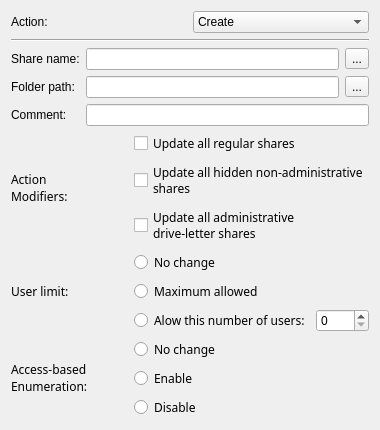
<?xml version="1.0" encoding="UTF-8"?>
<ui version="4.0">
 <class>ShareWidget</class>
 <widget class="QWidget" name="ShareWidget">
  <property name="geometry">
   <rect>
    <x>0</x>
    <y>0</y>
    <width>380</width>
    <height>421</height>
   </rect>
  </property>
  <property name="windowTitle">
   <string>Form</string>
  </property>
  <layout class="QGridLayout" name="gridLayout">
   <item row="0" column="0" colspan="2">
    <layout class="QHBoxLayout" name="actionLayout">
     <item>
      <widget class="QLabel" name="actionLabel">
       <property name="text">
        <string>Action:</string>
       </property>
       <property name="buddy">
        <cstring>actionComboBox</cstring>
       </property>
      </widget>
     </item>
     <item>
      <widget class="QComboBox" name="actionComboBox">
       <property name="currentText">
        <string>Create</string>
       </property>
       <item>
        <property name="text">
         <string>Create</string>
        </property>
       </item>
       <item>
        <property name="text">
         <string>Update</string>
        </property>
       </item>
       <item>
        <property name="text">
         <string>Delete</string>
        </property>
       </item>
      </widget>
     </item>
    </layout>
   </item>
   <item row="1" column="0" colspan="2">
    <widget class="Line" name="line">
     <property name="font">
      <font>
       <pointsize>9</pointsize>
      </font>
     </property>
     <property name="orientation">
      <enum>Qt::Horizontal</enum>
     </property>
    </widget>
   </item>
   <item row="2" column="0" colspan="2">
    <layout class="QGridLayout" name="shareLayout">
     <item row="0" column="0">
      <widget class="QLabel" name="shareNameLabel">
       <property name="text">
        <string>Share name:</string>
       </property>
      </widget>
     </item>
     <item row="0" column="1">
      <widget class="QLineEdit" name="shareNameLineEdit">
       <property name="text">
        <string/>
       </property>
      </widget>
     </item>
     <item row="1" column="0">
      <widget class="QLabel" name="folderPathLabel">
       <property name="text">
        <string>Folder path:</string>
       </property>
      </widget>
     </item>
     <item row="1" column="1">
      <widget class="QLineEdit" name="folderPathLineEdit">
       <property name="text">
        <string/>
       </property>
      </widget>
     </item>
     <item row="2" column="0">
      <widget class="QLabel" name="commentLabel">
       <property name="text">
        <string>Comment:</string>
       </property>
      </widget>
     </item>
     <item row="2" column="1" colspan="2">
      <widget class="QLineEdit" name="commentLineEdit">
       <property name="text">
        <string/>
       </property>
      </widget>
     </item>
     <item row="0" column="2">
      <widget class="QToolButton" name="shareToolButton">
       <property name="text">
        <string>...</string>
       </property>
      </widget>
     </item>
     <item row="1" column="2">
      <widget class="QToolButton" name="folderToolButton">
       <property name="text">
        <string>...</string>
       </property>
      </widget>
     </item>
    </layout>
   </item>
   <item row="3" column="0">
    <widget class="QLabel" name="actionModifiersLabel">
     <property name="font">
      <font>
       <family>Sans Serif</family>
      </font>
     </property>
     <property name="contextMenuPolicy">
      <enum>Qt::NoContextMenu</enum>
     </property>
     <property name="layoutDirection">
      <enum>Qt::LeftToRight</enum>
     </property>
     <property name="autoFillBackground">
      <bool>false</bool>
     </property>
     <property name="frameShape">
      <enum>QFrame::NoFrame</enum>
     </property>
     <property name="text">
      <string>Action
Modifiers:</string>
     </property>
     <property name="textFormat">
      <enum>Qt::AutoText</enum>
     </property>
     <property name="alignment">
      <set>Qt::AlignJustify|Qt::AlignVCenter</set>
     </property>
     <property name="textInteractionFlags">
      <set>Qt::LinksAccessibleByMouse|Qt::TextEditable|Qt::TextEditorInteraction|Qt::TextSelectableByKeyboard|Qt::TextSelectableByMouse</set>
     </property>
    </widget>
   </item>
   <item row="3" column="1">
    <layout class="QVBoxLayout" name="modifiersLayout">
     <item>
      <widget class="QCheckBox" name="updateAllRegularShares">
       <property name="font">
        <font>
         <family>Sans Serif</family>
         <weight>50</weight>
         <bold>false</bold>
        </font>
       </property>
       <property name="text">
        <string>Update all regular shares</string>
       </property>
      </widget>
     </item>
     <item>
      <widget class="QCheckBox" name="updateAllHiddenShares">
       <property name="font">
        <font>
         <family>Sans Serif</family>
         <weight>50</weight>
         <bold>false</bold>
        </font>
       </property>
       <property name="text">
        <string>Update all hidden non-administrative
shares</string>
       </property>
      </widget>
     </item>
     <item>
      <widget class="QCheckBox" name="updateAllAdministrativeDrives">
       <property name="font">
        <font>
         <family>Sans Serif</family>
         <weight>50</weight>
         <bold>false</bold>
        </font>
       </property>
       <property name="text">
        <string>Update all administrative
drive-letter shares</string>
       </property>
      </widget>
     </item>
    </layout>
   </item>
   <item row="4" column="0">
    <widget class="QLabel" name="userLimitLabel">
     <property name="font">
      <font>
       <family>Sans Serif</family>
      </font>
     </property>
     <property name="contextMenuPolicy">
      <enum>Qt::NoContextMenu</enum>
     </property>
     <property name="layoutDirection">
      <enum>Qt::LeftToRight</enum>
     </property>
     <property name="autoFillBackground">
      <bool>false</bool>
     </property>
     <property name="frameShape">
      <enum>QFrame::NoFrame</enum>
     </property>
     <property name="text">
      <string>User limit:</string>
     </property>
     <property name="textFormat">
      <enum>Qt::AutoText</enum>
     </property>
     <property name="alignment">
      <set>Qt::AlignJustify|Qt::AlignVCenter</set>
     </property>
     <property name="textInteractionFlags">
      <set>Qt::LinksAccessibleByMouse|Qt::TextEditable|Qt::TextEditorInteraction|Qt::TextSelectableByKeyboard|Qt::TextSelectableByMouse</set>
     </property>
    </widget>
   </item>
   <item row="4" column="1">
    <layout class="QVBoxLayout" name="userLayout">
     <item>
      <widget class="QRadioButton" name="noChangeUsers">
       <property name="font">
        <font>
         <family>Sans Serif</family>
         <weight>50</weight>
         <bold>false</bold>
        </font>
       </property>
       <property name="text">
        <string>No change</string>
       </property>
      </widget>
     </item>
     <item>
      <widget class="QRadioButton" name="maximumAllowedUsers">
       <property name="font">
        <font>
         <family>Sans Serif</family>
         <weight>50</weight>
         <bold>false</bold>
        </font>
       </property>
       <property name="text">
        <string>Maximum allowed</string>
       </property>
      </widget>
     </item>
     <item>
      <layout class="QHBoxLayout" name="horizontalLayout">
       <item>
        <widget class="QRadioButton" name="allowThisNumberOfUsers">
         <property name="font">
          <font>
           <family>Sans Serif</family>
           <weight>50</weight>
           <bold>false</bold>
          </font>
         </property>
         <property name="text">
          <string>Alow this number of users:</string>
         </property>
        </widget>
       </item>
       <item>
        <widget class="QSpinBox" name="numberOfUsers"/>
       </item>
      </layout>
     </item>
    </layout>
   </item>
   <item row="5" column="0">
    <widget class="QLabel" name="accessBasedLabel">
     <property name="font">
      <font>
       <family>Sans Serif</family>
      </font>
     </property>
     <property name="contextMenuPolicy">
      <enum>Qt::NoContextMenu</enum>
     </property>
     <property name="layoutDirection">
      <enum>Qt::LeftToRight</enum>
     </property>
     <property name="autoFillBackground">
      <bool>false</bool>
     </property>
     <property name="frameShape">
      <enum>QFrame::NoFrame</enum>
     </property>
     <property name="text">
      <string>Access-based
Enumeration:</string>
     </property>
     <property name="textFormat">
      <enum>Qt::AutoText</enum>
     </property>
     <property name="alignment">
      <set>Qt::AlignJustify|Qt::AlignVCenter</set>
     </property>
     <property name="textInteractionFlags">
      <set>Qt::LinksAccessibleByMouse|Qt::TextEditable|Qt::TextEditorInteraction|Qt::TextSelectableByKeyboard|Qt::TextSelectableByMouse</set>
     </property>
    </widget>
   </item>
   <item row="5" column="1">
    <layout class="QVBoxLayout" name="accessLayout">
     <item>
      <widget class="QRadioButton" name="noChangeAccess">
       <property name="font">
        <font>
         <family>Sans Serif</family>
         <weight>50</weight>
         <bold>false</bold>
        </font>
       </property>
       <property name="text">
        <string>No change</string>
       </property>
      </widget>
     </item>
     <item>
      <widget class="QRadioButton" name="enableAccess">
       <property name="font">
        <font>
         <family>Sans Serif</family>
         <weight>50</weight>
         <bold>false</bold>
        </font>
       </property>
       <property name="text">
        <string>Enable</string>
       </property>
      </widget>
     </item>
     <item>
      <widget class="QRadioButton" name="disableAccess">
       <property name="font">
        <font>
         <family>Sans Serif</family>
         <weight>50</weight>
         <bold>false</bold>
        </font>
       </property>
       <property name="text">
        <string>Disable</string>
       </property>
      </widget>
     </item>
    </layout>
   </item>
  </layout>
 </widget>
 <resources/>
 <connections/>
</ui>
